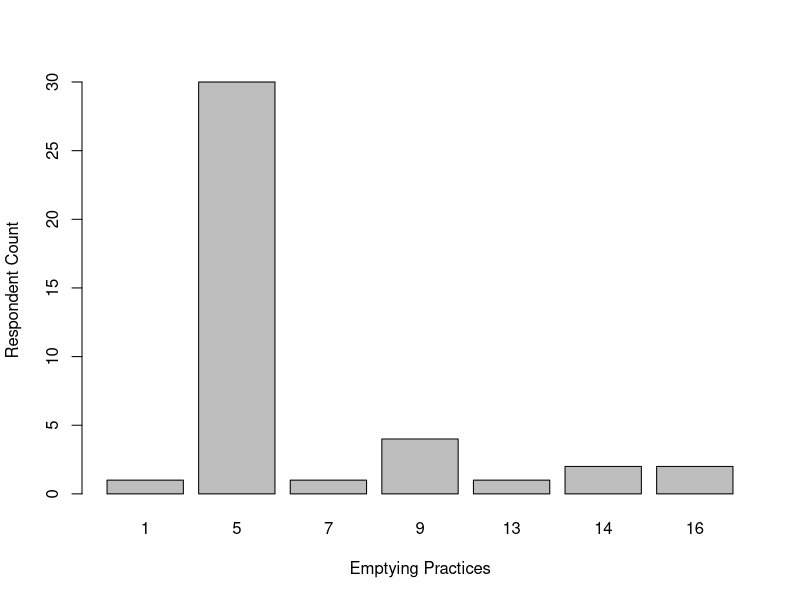
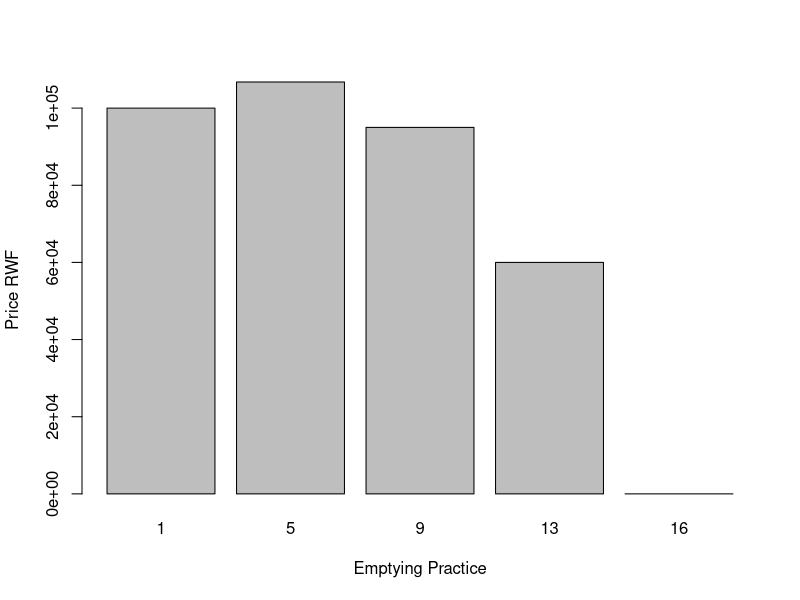

The R source for these figures, in order:
setwd("/Users/rachel/Dropbox/Sourcing/2. Data/Survey/Cleaned")

#gitega results
resultsmar18<-read.csv("./HH_mar18_.csv", header=TRUE, sep=",")
resultsmar21<-read.csv("./HH_mar21_.csv", header=TRUE, sep=",")

gitresult<-rbind(resultsmar18,resultsmar21)

#Gitega mean cost of current WM practices 
gitemptycost<-gitresult$cost_empty[!gitresult$cost_empty == 99]
gitemptycost1<-gitemptycost[!gitemptycost==0]
git_mean_emptycostRWF<-mean(gitemptycost1,na.rm=TRUE)
git_mean_emptycostUSD<-git_mean_emptycostRWF*0.0013

#counts of empty practice

  #empty practices not including Dont know/no response
git_counts<-table(gitresult$emptypract[!gitresult$emptypract==99])
barplot(git_counts,xlab="Emptying Practices",ylab="Respondent Count")
#alternative
countsdf<-as.data.frame(git_counts)

#prices of different emptying practices
#average price of sealing a latrine then building a new one yourself 

#respondents that chose empty practice 1
git_emptypract1<-subset(gitresult,gitresult$emptypract==1)
git_costpract1<-git_emptypract1$cost_empty[!git_emptypract1$cost_empty==99]
gitmeancost1<-mean(git_costpract1)

git_emptypract5<-subset(gitresult,gitresult$emptypract==5)
git_costpract5<-git_emptypract5$cost_empty[!git_emptypract5$cost_empty==99]
gitmeancost5<-mean(git_costpract5)

git_emptypract7<-subset(gitresult,gitresult$emptypract==7)
git_costpract7<-git_emptypract7$cost_empty[!git_emptypract7$cost_empty==99]
gitmeancost7<-mean(git_costpract7)

git_emptypract9<-subset(gitresult,gitresult$emptypract==9)
git_costpract9<-git_emptypract9$cost_empty[!git_emptypract9$cost_empty==99]
gitmeancost9<-mean(git_costpract9)


git_emptypract13<-subset(gitresult,gitresult$emptypract==13)
git_costpract13<-git_emptypract13$cost_empty[!git_emptypract13$cost_empty==99]
gitmeancost13<-mean(git_costpract13)

#14 removed from list of means to display in graph because the only values are 99
git_emptypract14<-subset(gitresult,gitresult$emptypract==14)
git_costpract14<-git_emptypract14$cost_empty[!git_emptypract14$cost_empty==99]
gitmeancost14<-mean(git_costpract14,na.rm=TRUE)

git_emptypract16<-subset(gitresult,gitresult$emptypract==16)
git_costpract16<-git_emptypract16$cost_empty[!git_emptypract16$cost_empty==99]
gitmeancost16<-mean(git_costpract16)

git_emptypract99<-subset(gitresult,gitresult$emptypract==99)
git_costpract99<-git_emptypract99$cost_empty[!git_emptypract99$cost_empty==99]
gitmeancost99<-mean(git_costpract99)

#labelmeancosts<-c("1","2","3","5","7","8","9","10","11","14")
labelmeancosts<-c("1","5","9","13","16")
#git_meancostempty<-c(gitmeancost1,gitmeancost5,gitmeancost7,gitmeancost9,gitmeancost13,gitmeancost14,gitmeancost16)
git_meancostempty<-c(gitmeancost1,gitmeancost5,gitmeancost9,gitmeancost13,gitmeancost16)

barplot(git_meancostempty,names.arg=c("1","5","9","13","16"),xlab="Emptying Practice",ylab="Price RWF")

#things to work out:
  #git_emptypract7$costempty[!git_emptypract7$cost_empty==99]....why isn't it removing the record==99?
  #they didn't know the cost of empty 7 so don't include it in the price summary

#also had to take out 14 because gitmeancost14=NA
#the only values for 14 were 99, so the mean ended up being Nan 
#how can i take out categories whose mean endsup being NaN? 
